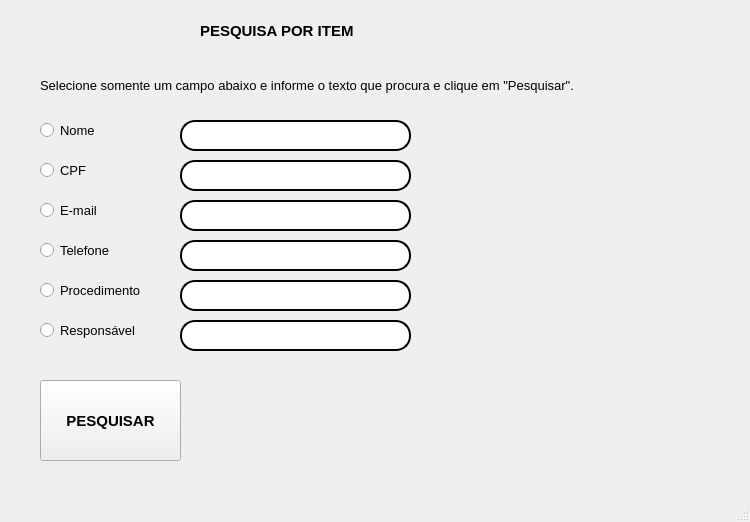
<?xml version="1.0" encoding="UTF-8"?>
<ui version="4.0">
 <class>MainWindow</class>
 <widget class="QMainWindow" name="MainWindow">
  <property name="geometry">
   <rect>
    <x>0</x>
    <y>0</y>
    <width>750</width>
    <height>522</height>
   </rect>
  </property>
  <property name="windowTitle">
   <string>MainWindow</string>
  </property>
  <widget class="QWidget" name="centralwidget">
   <widget class="QRadioButton" name="sl_nome">
    <property name="geometry">
     <rect>
      <x>40</x>
      <y>120</y>
      <width>95</width>
      <height>20</height>
     </rect>
    </property>
    <property name="font">
     <font>
      <pointsize>10</pointsize>
     </font>
    </property>
    <property name="text">
     <string>Nome</string>
    </property>
   </widget>
   <widget class="QRadioButton" name="sl_cpf">
    <property name="geometry">
     <rect>
      <x>40</x>
      <y>160</y>
      <width>95</width>
      <height>20</height>
     </rect>
    </property>
    <property name="font">
     <font>
      <pointsize>10</pointsize>
     </font>
    </property>
    <property name="text">
     <string>CPF</string>
    </property>
   </widget>
   <widget class="QRadioButton" name="sl_email">
    <property name="geometry">
     <rect>
      <x>40</x>
      <y>200</y>
      <width>95</width>
      <height>20</height>
     </rect>
    </property>
    <property name="font">
     <font>
      <pointsize>10</pointsize>
     </font>
    </property>
    <property name="text">
     <string>E-mail</string>
    </property>
   </widget>
   <widget class="QRadioButton" name="sl_telefone">
    <property name="geometry">
     <rect>
      <x>40</x>
      <y>240</y>
      <width>95</width>
      <height>20</height>
     </rect>
    </property>
    <property name="font">
     <font>
      <pointsize>10</pointsize>
     </font>
    </property>
    <property name="text">
     <string>Telefone</string>
    </property>
   </widget>
   <widget class="QRadioButton" name="sl_procedimento">
    <property name="geometry">
     <rect>
      <x>40</x>
      <y>280</y>
      <width>131</width>
      <height>21</height>
     </rect>
    </property>
    <property name="font">
     <font>
      <pointsize>10</pointsize>
     </font>
    </property>
    <property name="text">
     <string>Procedimento</string>
    </property>
   </widget>
   <widget class="QRadioButton" name="sl_responsavel">
    <property name="geometry">
     <rect>
      <x>40</x>
      <y>320</y>
      <width>121</width>
      <height>21</height>
     </rect>
    </property>
    <property name="font">
     <font>
      <pointsize>10</pointsize>
     </font>
    </property>
    <property name="text">
     <string>Responsável</string>
    </property>
   </widget>
   <widget class="QPushButton" name="botao_buscar">
    <property name="geometry">
     <rect>
      <x>40</x>
      <y>380</y>
      <width>141</width>
      <height>81</height>
     </rect>
    </property>
    <property name="font">
     <font>
      <pointsize>11</pointsize>
      <weight>75</weight>
      <bold>true</bold>
     </font>
    </property>
    <property name="text">
     <string>PESQUISAR</string>
    </property>
   </widget>
   <widget class="QLineEdit" name="campo_1">
    <property name="geometry">
     <rect>
      <x>180</x>
      <y>120</y>
      <width>231</width>
      <height>31</height>
     </rect>
    </property>
    <property name="styleSheet">
     <string notr="true">border-radius: 15px;
border-style: outset;
border-width: 2px;</string>
    </property>
   </widget>
   <widget class="QLineEdit" name="campo_2">
    <property name="geometry">
     <rect>
      <x>180</x>
      <y>160</y>
      <width>231</width>
      <height>31</height>
     </rect>
    </property>
    <property name="styleSheet">
     <string notr="true">border-radius: 15px;
border-style: outset;
border-width: 2px;</string>
    </property>
   </widget>
   <widget class="QLineEdit" name="campo_4">
    <property name="geometry">
     <rect>
      <x>180</x>
      <y>240</y>
      <width>231</width>
      <height>31</height>
     </rect>
    </property>
    <property name="styleSheet">
     <string notr="true">border-radius: 15px;
border-style: outset;
border-width: 2px;</string>
    </property>
   </widget>
   <widget class="QLineEdit" name="campo_3">
    <property name="geometry">
     <rect>
      <x>180</x>
      <y>200</y>
      <width>231</width>
      <height>31</height>
     </rect>
    </property>
    <property name="styleSheet">
     <string notr="true">border-radius: 15px;
border-style: outset;
border-width: 2px;</string>
    </property>
   </widget>
   <widget class="QLineEdit" name="campo_6">
    <property name="geometry">
     <rect>
      <x>180</x>
      <y>320</y>
      <width>231</width>
      <height>31</height>
     </rect>
    </property>
    <property name="styleSheet">
     <string notr="true">border-radius: 15px;
border-style: outset;
border-width: 2px;</string>
    </property>
   </widget>
   <widget class="QLineEdit" name="campo_5">
    <property name="geometry">
     <rect>
      <x>180</x>
      <y>280</y>
      <width>231</width>
      <height>31</height>
     </rect>
    </property>
    <property name="styleSheet">
     <string notr="true">border-radius: 15px;
border-style: outset;
border-width: 2px;</string>
    </property>
   </widget>
   <widget class="QLabel" name="label_2">
    <property name="geometry">
     <rect>
      <x>40</x>
      <y>60</y>
      <width>701</width>
      <height>51</height>
     </rect>
    </property>
    <property name="font">
     <font>
      <pointsize>10</pointsize>
      <weight>50</weight>
      <bold>false</bold>
     </font>
    </property>
    <property name="text">
     <string>Selecione somente um campo abaixo e informe o texto que procura e clique em &quot;Pesquisar&quot;.</string>
    </property>
   </widget>
   <widget class="QLabel" name="label">
    <property name="geometry">
     <rect>
      <x>200</x>
      <y>20</y>
      <width>351</width>
      <height>21</height>
     </rect>
    </property>
    <property name="font">
     <font>
      <pointsize>11</pointsize>
      <weight>75</weight>
      <bold>true</bold>
     </font>
    </property>
    <property name="text">
     <string>PESQUISA POR ITEM</string>
    </property>
   </widget>
  </widget>
  <widget class="QMenuBar" name="menubar">
   <property name="geometry">
    <rect>
     <x>0</x>
     <y>0</y>
     <width>750</width>
     <height>26</height>
    </rect>
   </property>
  </widget>
  <widget class="QStatusBar" name="statusbar"/>
 </widget>
 <resources/>
 <connections/>
</ui>
